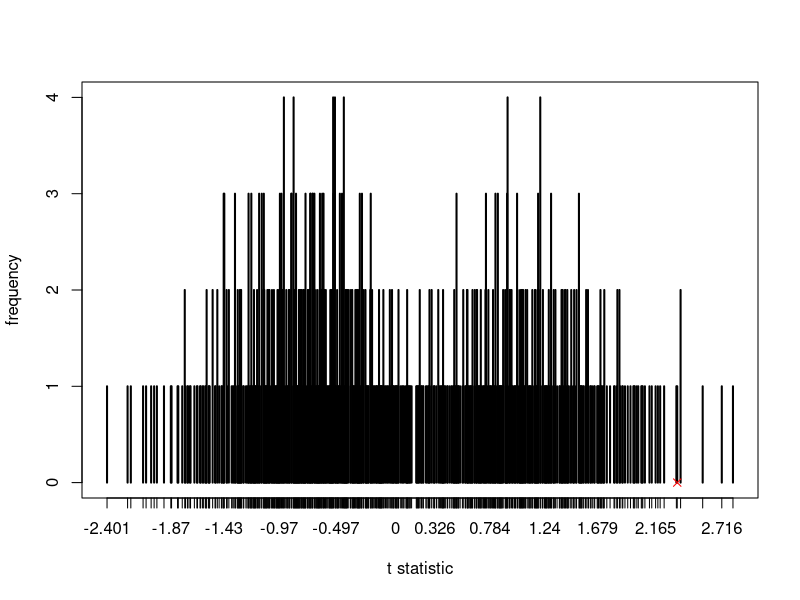
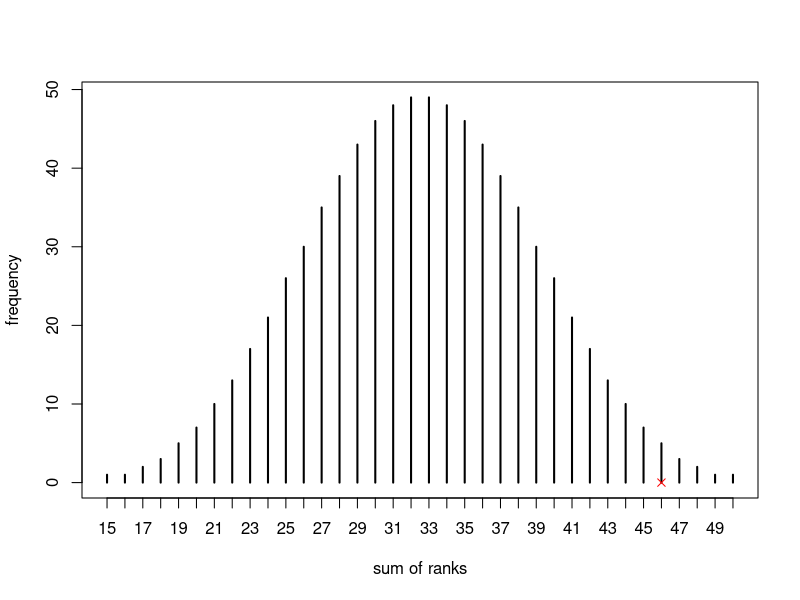

Source code (R) for these figures, in order:
## ---- chunk 1
knitr::opts_chunk$set(echo=T, eval=T, message=F, warning=F, error=F, comment=NA)
## ---- chunk 2
rm(list=ls())

X = c(5.42, 5.86, 6.16, 6.55, 6.80, 7.00, 7.11)
Y = c(6.51, 7.56, 7.61, 7.84, 11.50)
list(fish=X,meat=Y)
Z = c(X,Y)
n.x = length(X)
n.y = length(Y)
n.z = n.x + n.y
## ---- chunk 3
library(combinat)
perms = combn(1:n.z,n.x)
t.stat = apply(perms, 2, 
              function(perm) t.test(Z[-perm],Z[perm],var.equal=T,                            alternative="greater")$statistic
              )
plot(table(round(t.stat,3)), 
     xlab = "t statistic",
     ylab = "frequency")
points(t.stat[1],0,pch=4,col="red")
## ---- chunk 4
mean( t.stat >= t.stat[1] ) 
## ---- chunk 5
R = rank(Z)
w.stat = apply(perms, 2, 
              function(perm) sum(R[-perm])
              )
plot(table(w.stat), 
     xlab = "sum of ranks",
     ylab = "frequency")
points(w.stat[1],0,pch=4,col="red")
## ---- chunk 6
mean( w.stat >= w.stat[1] )
wilcox.test(Z[(n.x+1):n.z],Z[1:n.x], 
            alternative="greater",
            exact=TRUE)
